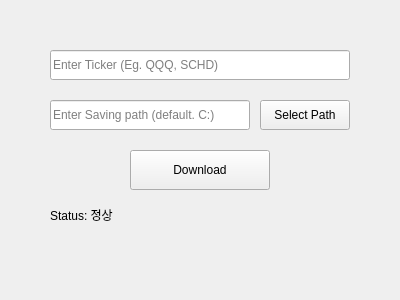
<?xml version="1.0" encoding="UTF-8"?>
<ui version="4.0">
 <class>MainWindow</class>
 <widget class="QMainWindow" name="MainWindow">
  <property name="geometry">
   <rect>
    <x>0</x>
    <y>0</y>
    <width>400</width>
    <height>300</height>
   </rect>
  </property>
  <property name="windowTitle">
   <string>YF Dataloader</string>
  </property>
  <widget class="QWidget" name="centralwidget">
   <widget class="QLineEdit" name="tickerInput">
    <property name="geometry">
     <rect>
      <x>50</x>
      <y>50</y>
      <width>300</width>
      <height>30</height>
     </rect>
    </property>
    <property name="placeholderText">
     <string>Enter Ticker (Eg. QQQ, SCHD)</string>
    </property>
   </widget>
   <widget class="QLineEdit" name="pathInput">
    <property name="geometry">
     <rect>
      <x>50</x>
      <y>100</y>
      <width>200</width>
      <height>30</height>
     </rect>
    </property>
    <property name="placeholderText">
     <string>Enter Saving path (default. C:)</string>
    </property>
   </widget>
   <widget class="QPushButton" name="selectPathButton">
    <property name="geometry">
     <rect>
      <x>260</x>
      <y>100</y>
      <width>90</width>
      <height>30</height>
     </rect>
    </property>
    <property name="text">
     <string>Select Path</string>
    </property>
   </widget>
   <widget class="QPushButton" name="downloadButton">
    <property name="geometry">
     <rect>
      <x>130</x>
      <y>150</y>
      <width>140</width>
      <height>40</height>
     </rect>
    </property>
    <property name="text">
     <string>Download</string>
    </property>
   </widget>
   <widget class="QLabel" name="statusLabel">
    <property name="geometry">
     <rect>
      <x>50</x>
      <y>200</y>
      <width>300</width>
      <height>30</height>
     </rect>
    </property>
    <property name="text">
     <string>Status: 정상</string>
    </property>
   </widget>
  </widget>
  <action name="actionExit">
   <property name="text">
    <string>Exit</string>
   </property>
  </action>
 </widget>
 <resources/>
 <connections/>
</ui>
